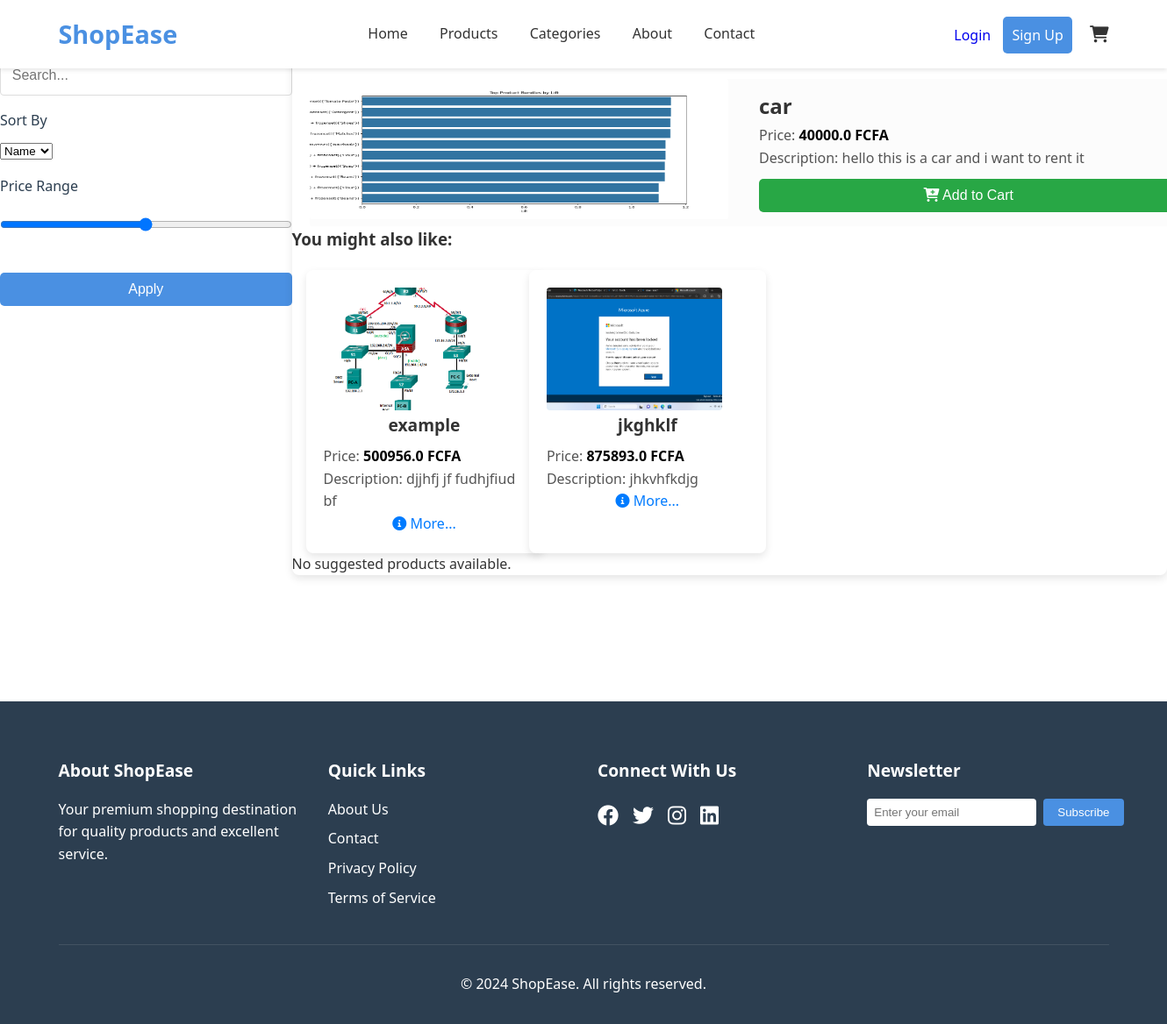
The app's page /product/3 with its own data.
### app.py (models this page shows)
class Product(db.Model):
    id = db.Column(db.Integer, primary_key=True)
    name = db.Column(db.String(80), nullable=False)
    price = db.Column(db.Float, nullable=False)
    description = db.Column(db.String(255), nullable=False)
    is_hero_product = db.Column(db.Boolean, default=False)  # New attribute
    file_path = db.Column(db.String(255), nullable=False)
    category_id = db.Column(db.Integer, db.ForeignKey('category.id'), nullable=False)

### app.py (the view)
@app.route('/product/<int:product_id>', methods=['GET'])
def product_detail(product_id):
    product = Product.query.get(product_id)
    if not product:
        flash('Product not found.', 'error')  # Flash a message if product is not found
        return redirect(url_for('index'))  # Redirect to a valid page (e.g., index)
    suggested_products = Product.query.filter(Product.category_id == product.category_id, Product.id != product.id).all()
    return render_template('product_details.html', product=product, suggested_products=suggested_products)

### app.py (called while the page is built)
@app.template_filter('truncate')
def truncate(s, max_words=5):
    words = s.split()
    if len(words) > max_words:
        return ' '.join(words[:max_words]) + '...'
    return s

### templates/product_details.html (shortened to what this page needs)
{% extends "base.html" %}
{% block content %}
<section class="product-details" style="height: 100vh;">
   <div class="Pcontainer">
    <div class="sidebar">
        <h3>Filter Products</h3>
        <form action="{{ url_for('product_detail', product_id=product.id) }}" method="GET">
            <div class="form-group">
                <label for="search">Search</label>
                <input type="text" id="search" name="search" class="form-control" placeholder="Search...">
            </div>
            <div class="form-group">
                <label for="sort">Sort By</label>
                <select id="sort" name="sort" class="form-control">
                    <option value="name">Name</option>
                </select>
            </div>
            <div class="form-group">
                <label for="price-range">Price Range</label>
                <input type="range" id="price-range" name="price_range" min="0" max="1000" step="10" class="form-control">
            </div>
            <button type="submit" class="btn btn-primary">Apply</button>
        </form>
    </div>
    <div class="container">
        <div class="product-grid">
            <div class="product-card1">
                    <div class="info-pic">
                        <img src="{{ url_for('static', filename='uploads/' + (product.file_path if product.file_path else 'default.jpg')) }}" alt="Uploaded Product" class="product-image">
                    </div>
                    <div class="info">
                        <h3 class="product-title">{{ product.name }}</h3>
                        <p class="prices">Price: <span style="color: #000; font-weight: bold;">{{ product.price }} FCFA</span></p>
                        <p class="description">Description: {{ product.description }}</p>
                        <form action="{{ url_for('Addcart', product_id=product.id) }}" method="POST" style="display:inline;">
                            <button type="submit" class="btn btn-success">
                                <i class="fas fa-cart-plus"></i> Add to Cart
                            </button>
                        </form>
                    </div>
            </div>
        </div>
        <h3>You might also like:</h3>
        <div class="suggestions">
            {% if suggested_products %}
                <div class="product-grid">
                    {% for suggested_product in suggested_products %}
                    <div class="product-card">
                        <div class="div-image">
                            <img src="{{ url_for('static', filename='uploads/' + (suggested_product.file_path if suggested_product.file_path else 'default.jpg')) }}" alt="Suggested Product" class="product-image1">
                        </div>
                        <h3 class="product-title">{{ suggested_product.name }}</h3>
                        <p class="prices">Price: <span style="color: #000; font-weight: bold;">{{ suggested_product.price }} FCFA</span></p>
                        <p class="description">Description: {{ suggested_product.description | truncate(5) }}</p>
                        <a href="{{ url_for('product_detail', product_id=suggested_product.id) }}" class="icon-link">
                            <i class="fas fa-info-circle"></i> More...
                        </a>
                    </div>
                    {% endfor %}
            </div>
                <p>No suggested products available.</p>
            {% endif %}
        </div>
    </div>
   </div>
</section>
{% endblock %}

### static/css/styles.css (style rules this page uses)
:root { --primary-color: #4A90E2; --secondary-color: #2C3E50; --accent-color: #E74C3C; --text-color: #333; --light-gray: #f5f5f5; --dark-gray: #333; --white: #ffffff; }
* { margin: 0; padding: 0; box-sizing: border-box; }
body { font-family: 'Segoe UI', Tahoma, Geneva, Verdana, sans-serif; line-height: 1.6; color: var(--text-color); }
.btn { margin-top: 80px; padding: 0.5rem 1rem; border: none; border-radius: 4px; cursor: pointer; text-decoration: none; transition: all 0.3s ease; }
.btn-primary { background-color: var(--primary-color); color: var(--white); }
.product-card { margin: 0 1rem; padding: 1rem; background: var(--white); border-radius: 8px; box-shadow: 0 2px 4px rgba(0,0,0,0.1); transition: transform 0.3s ease; }
.product-card img { width: 100%; height: 200px; object-fit: cover; border-radius: 4px; margin-bottom: 1rem; }
.product-card h3 { font-size: 1.2rem; margin-bottom: 0.5rem; }
.form-group label { display: block; margin-bottom: 0.5rem; color: var(--secondary-color); }
.form-group { margin-bottom: 1rem; }
.form-group input { width: 100%; padding: 0.8rem; border: 1px solid #ddd; border-radius: 4px; font-size: 1rem; }

### templates/product_details.html (style rules this page uses)
.Pcontainer { display: flex; }
.sidebar { flex: 1; }
.container { flex: 3; width: 100%; margin: auto; background: white; border-radius: 8px; box-shadow: 0 4px 10px rgba(0, 0, 0, 0.1); }
.product-grid { display: grid; grid-template-columns: repeat(auto-fill, minmax(600px, 1fr)); gap: 10px; }
.info { text-align: start; flex: 1; padding: 10px 10px 0 35px; }
.info-pic { text-align: start; flex: 1; }
.product-card1 { background: rgb(252, 252, 252); display: flex; width: 1000px; border-radius: 3px; text-align: center; margin: 90px 0 0 20px; }
.product-card { width: 270px; background: white; border-radius: 8px; box-shadow: 0 4px 10px rgba(0, 0, 0, 0.1); padding: 20px; text-align: center; padding-left: 20px; }
.product-image { width: 100%; height: 160px; border-radius: 2px; }
.div-image { width: 200px; height: 140px; }
.product-image1 { max-width: 100%; max-height: 100%; object-fit: contain; }
.product-title { font-size: 24px; margin: 2px 0; }
.prices { font-size: 16px; color: #555; text-align:start; }
.description { font-size: 16px; color: #555; text-align: start; }
.btn { padding: 10px; border: none; border-radius: 5px; cursor: pointer; font-size: 16px; width: 100%; margin-top: 10px; }
.btn-success { background-color: #28a745; color: white; }
.suggestions { margin-top: 20px; }
.product-grid { display: grid; grid-template-columns: repeat(auto-fill, minmax(200px, 1fr)); gap: 20px; }
.icon-link { color: #007bff; text-decoration: none; font-size: 16px; }

### records on screen
Product: file_path (picture), name "car", price "40000.0", description "hello this is a car and i want to rent it"
Product: file_path (picture), name "example", price "500956.0", description "djjhfj jf fudhjfiud bf"
Product: file_path (picture), name "jkghklf", price "875893.0", description "jhkvhfkdjg"
